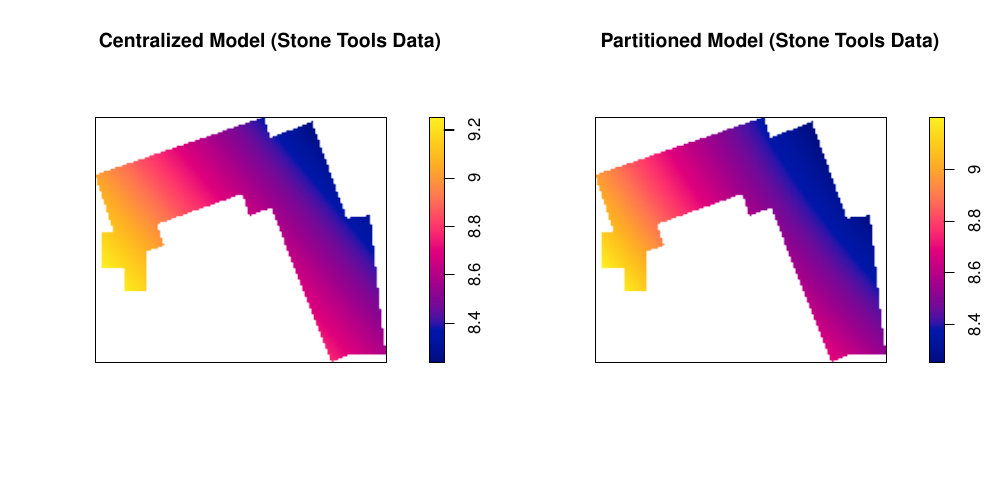

Source code (R):
library(spatstat)
library(usmap)
library(ggplot2)

# Full dataset fit
fit1 <- ppm(unmark(stonetools)~x+y)
fit1

# Partition data
nCores <- 20
indices <- sample(1:nCores, size = stonetools$n, replace = TRUE)
table(indices)
weights <- stonetools$n / table(indices)

models <- vector("list", nCores)
for (i in 1:nCores) {
  disk <- subset(unmark(stonetools), indices == i)
  models[[i]] <- ppm(disk~x+y)
}
agg_preds <- Reduce("+", lapply(1:nCores, \(i) predict(models[[i]]) * weights[i] )) / nCores

# Point estimates
fit1$coef
apply(sapply(1:nCores, \(i) models[[i]]$coef), 1, mean)

# Confidence intervals
summary(fit1)$coefs.SE.CI[,3:4]
Reduce("+", lapply(1:nCores, \(i) summary(models[[i]])$coefs.SE.CI[,3:4])) / nCores

# Predictive plots
pdf("tools.pdf", width = 10, height = 5)
par(mfrow=c(1,2))
plot(predict(fit1), main = "Centralized Model (Stone Tools Data)") # Whole model
plot(agg_preds, main = "Partitioned Model (Stone Tools Data)") # Divided model
#plot(stonetools$x, stonetools$y)
dev.off()
